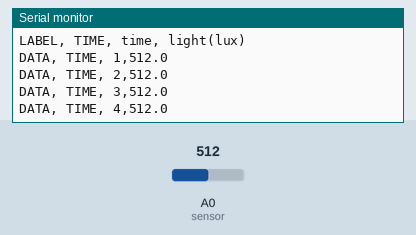
Simulated run of this sketch. Board: Arduino Uno, built with avr-gcc and run on an emulated ATmega328P. Shown: the last lines printed to the serial monitor. The test bench sets the inputs (shaded band); at power-on: A0 (sensor) = 512.

Above: at 1.2 s.
1.3 s: A0 (sensor) set to 716
At 1.41 s:
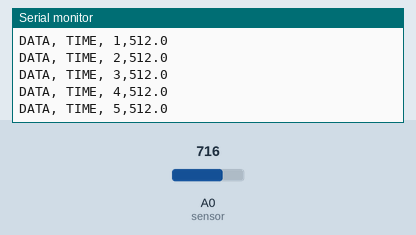
2.8 s: A0 (sensor) set to 900
At 2.91 s:
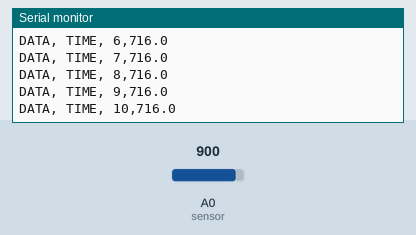
Timing chart, 0 to 5.8 s (numbered marks = the images above; inputs shaded):
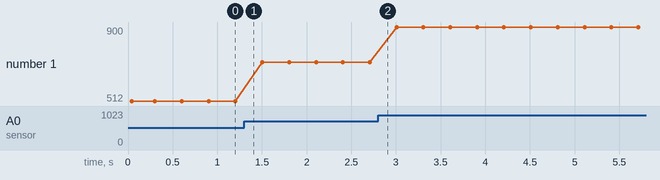

Measured:
- plotted number 1: 512 → 716 after the input at 1.3 s, 716 → 900 after the input at 2.8 s

The sketch:

light_plx.ino
```cpp
int sensor = A0;
float val;
int count=0;

void setup() {
 Serial.begin(9600);
 Serial.println("CLEARDATA");
 Serial.println("LABEL, TIME, time, light(lux)");

}

void loop() {

 val = analogRead(sensor);
 count ++;
  Serial.print("DATA, TIME, ");
  Serial.print(count*1);
  Serial.print(",");
  Serial.println(val,1);
  delay(300);
}
```
